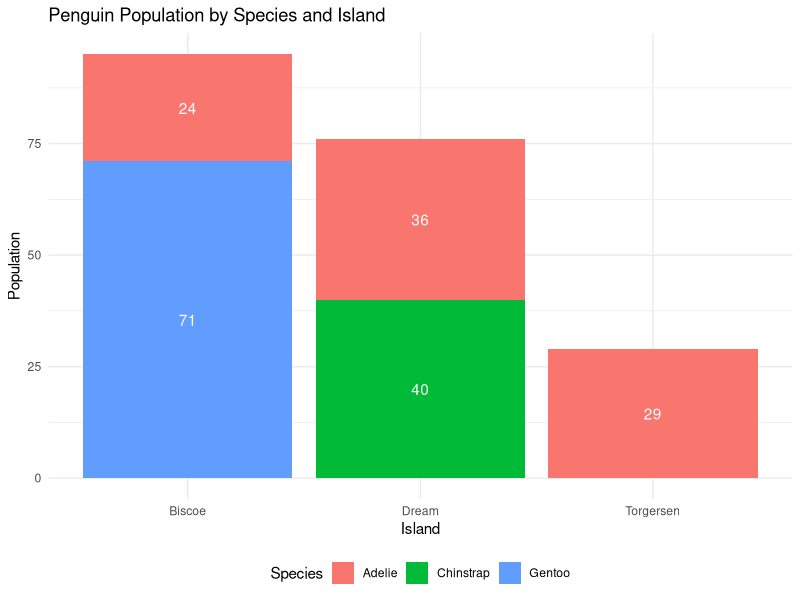
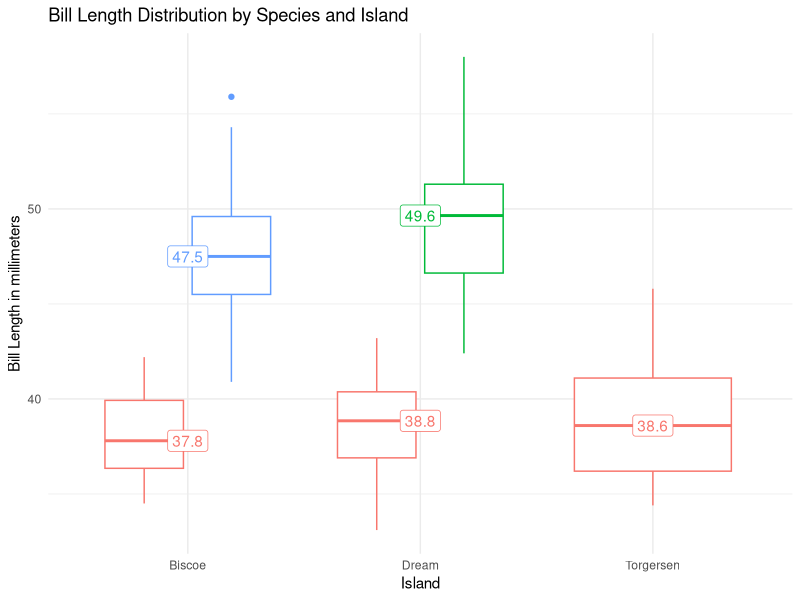
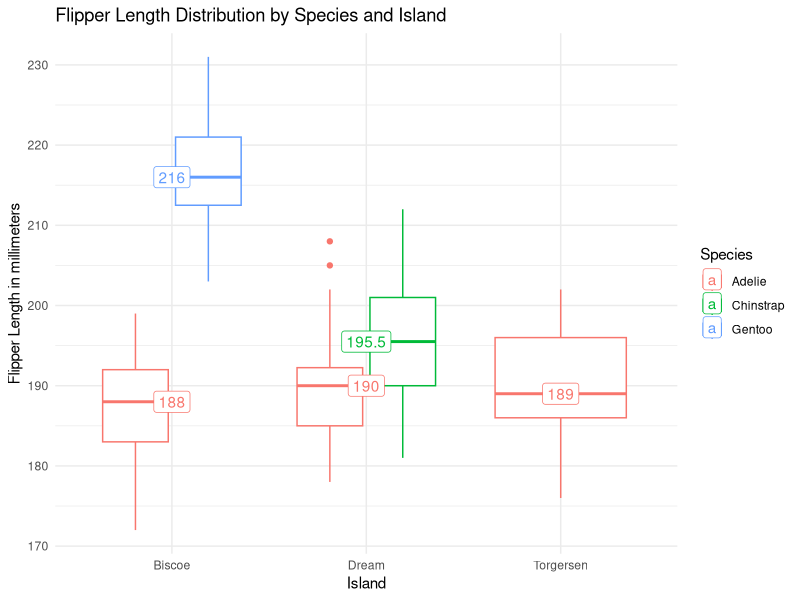
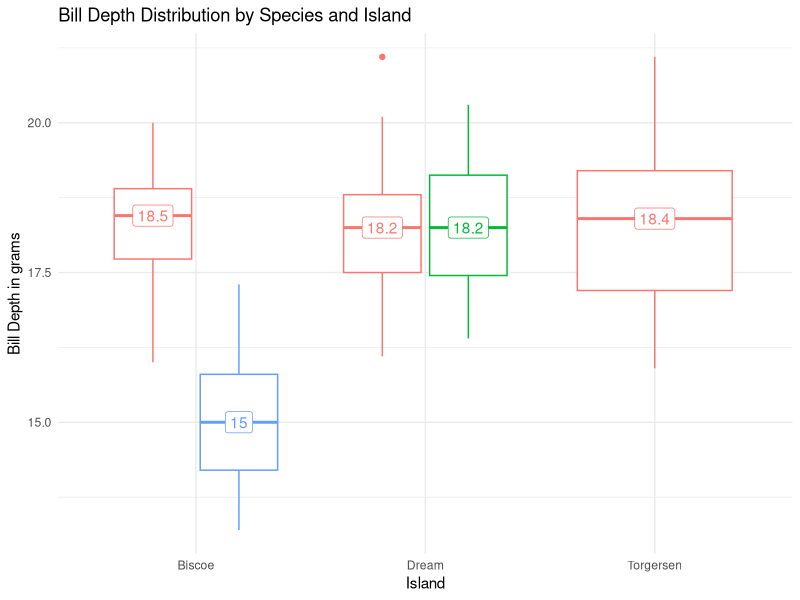
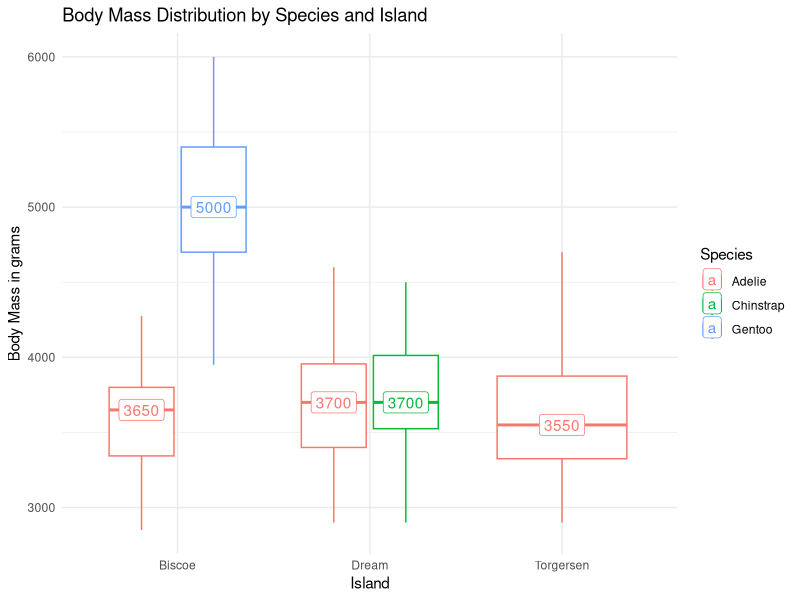

Reproduce these figures in R, in order.
## ---- chunk 1
#Importing libraries and creating a subset
knitr::opts_chunk$set(echo = TRUE)
library(palmerpenguins)
library(ggplot2)
library(dplyr)
library(grid)
my.student.number = 230164781
n=200
data("penguins")
penguins = na.omit(penguins)
set.seed(my.student.number)
my.penguins = penguins[sample(nrow(penguins), n), ]
## ---- chunk 2

my.penguins %>% 
  count(island, species) %>% 
  ggplot(aes(x = island, y = n, fill = species)) + 
  geom_col() + 
  geom_text(aes(label = n), 
            position = position_stack(vjust = 0.5), 
            color = "white") + 
  labs(title = "Penguin Population by Species and Island", 
       x = "Island", 
       y = "Population", 
       fill = "Species") + 
  theme_minimal() + 
  theme(legend.position = "bottom")

## ---- chunk 3
my.penguins %>% 
  ggplot(aes(x = island, y = bill_length_mm, color = species)) + 
  geom_boxplot() +
  stat_summary(fun = median, geom = "label", aes(label = round(after_stat(y), 1)), 
               position = position_nudge(x = 0)) + 
  labs(title = "Bill Length Distribution by Species and Island", 
       x = "Island", 
       y = "Bill Length in millimeters", 
       color = "Species") + 
  theme_minimal()+
  theme(legend.position = "none")

my.penguins %>% 
  ggplot(aes(x = island, y = flipper_length_mm, color = species)) + 
  geom_boxplot() +
  stat_summary(fun = median, geom = "label", aes(label = round(after_stat(y), 1)), 
               position = position_nudge(x = 0)) + 
  labs(title = "Flipper Length Distribution by Species and Island", 
       x = "Island", 
       y = "Flipper Length in millimeters", 
       color = "Species") + 
  theme_minimal()


## ---- chunk 4
 my.penguins %>% 
  ggplot(aes(x = island, y = bill_depth_mm, color = species)) + 
  geom_boxplot() +
  stat_summary(fun = median, geom = "label", aes(label = round(after_stat(y), 1)), 
               position = position_dodge(width = 0.75)) + 
  labs(title = "Bill Depth Distribution by Species and Island", 
       x = "Island", 
       y = "Bill Depth in grams", 
       color = "Species" ) + 
  theme_minimal()+
  theme(legend.position = "none")

my.penguins %>% 
  ggplot(aes(x = island, y = body_mass_g, color = species)) + 
  geom_boxplot() +
  stat_summary(fun = median, geom = "label", aes(label = round(after_stat(y), 1)), 
               position = position_dodge(width = 0.75)) + 
  labs(title = "Body Mass Distribution by Species and Island", 
       x = "Island", 
       y = "Body Mass in grams", 
       color = "Species") + 
  theme_minimal()
